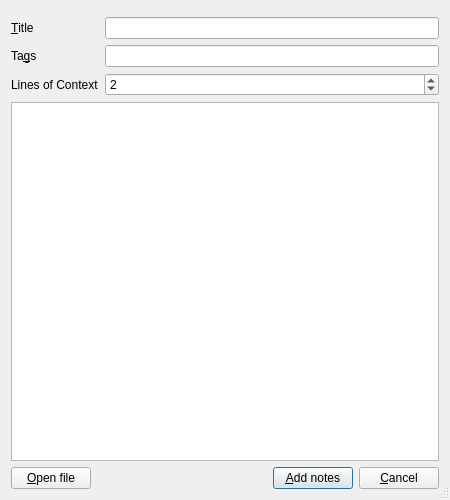
<?xml version="1.0" encoding="UTF-8"?>
<ui version="4.0">
 <class>Dialog</class>
 <widget class="QDialog" name="Dialog">
  <property name="geometry">
   <rect>
    <x>0</x>
    <y>0</y>
    <width>450</width>
    <height>500</height>
   </rect>
  </property>
  <property name="windowTitle">
   <string>LPCG – Import Lyrics/Poetry</string>
  </property>
  <property name="sizeGripEnabled">
   <bool>true</bool>
  </property>
  <layout class="QVBoxLayout" name="verticalLayout">
   <item>
    <layout class="QFormLayout" name="formLayout">
     <item row="0" column="0" colspan="2">
      <widget class="QWidget" name="deckChooser" native="true"/>
     </item>
     <item row="1" column="0">
      <widget class="QLabel" name="label">
       <property name="text">
        <string>&amp;Title</string>
       </property>
       <property name="buddy">
        <cstring>titleBox</cstring>
       </property>
      </widget>
     </item>
     <item row="1" column="1">
      <widget class="QLineEdit" name="titleBox"/>
     </item>
     <item row="2" column="0">
      <widget class="QLabel" name="label_3">
       <property name="text">
        <string>Ta&amp;gs</string>
       </property>
       <property name="buddy">
        <cstring>tagsBox</cstring>
       </property>
      </widget>
     </item>
     <item row="2" column="1">
      <widget class="QLineEdit" name="tagsBox"/>
     </item>
     <item row="3" column="0">
      <widget class="QLabel" name="label_2">
       <property name="text">
        <string>Lines of Context</string>
       </property>
      </widget>
     </item>
     <item row="3" column="1">
      <widget class="QSpinBox" name="contextLinesSpin">
       <property name="minimum">
        <number>1</number>
       </property>
       <property name="maximum">
        <number>20</number>
       </property>
       <property name="value">
        <number>2</number>
       </property>
      </widget>
     </item>
    </layout>
   </item>
   <item>
    <widget class="QPlainTextEdit" name="textBox"/>
   </item>
   <item>
    <layout class="QHBoxLayout" name="horizontalLayout">
     <item>
      <widget class="QPushButton" name="openFileButton">
       <property name="toolTip">
        <string>Replace the contents of the poem editor with a text file on your computer.</string>
       </property>
       <property name="text">
        <string>&amp;Open file</string>
       </property>
       <property name="autoDefault">
        <bool>false</bool>
       </property>
       <property name="default">
        <bool>false</bool>
       </property>
      </widget>
     </item>
     <item>
      <spacer name="horizontalSpacer">
       <property name="orientation">
        <enum>Qt::Horizontal</enum>
       </property>
       <property name="sizeHint" stdset="0">
        <size>
         <width>40</width>
         <height>20</height>
        </size>
       </property>
      </spacer>
     </item>
     <item>
      <widget class="QPushButton" name="addCardsButton">
       <property name="toolTip">
        <string>Generate notes from the text in the poem editor.</string>
       </property>
       <property name="text">
        <string>&amp;Add notes</string>
       </property>
       <property name="autoDefault">
        <bool>false</bool>
       </property>
       <property name="default">
        <bool>true</bool>
       </property>
       <property name="flat">
        <bool>false</bool>
       </property>
      </widget>
     </item>
     <item>
      <widget class="QPushButton" name="cancelButton">
       <property name="text">
        <string>&amp;Cancel</string>
       </property>
       <property name="autoDefault">
        <bool>false</bool>
       </property>
      </widget>
     </item>
    </layout>
   </item>
  </layout>
 </widget>
 <resources/>
 <connections/>
</ui>
